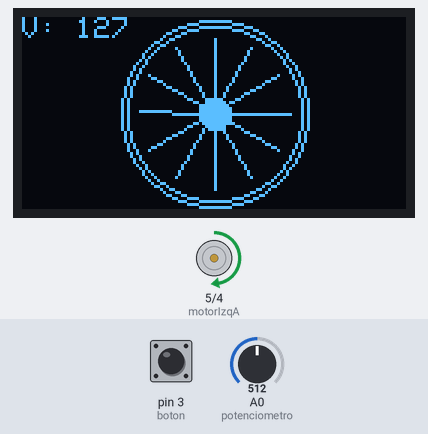
Simulated run of this sketch. Board: Arduino Uno, built with avr-gcc and run on an emulated ATmega328P. On the bench: 128×64 one-colour display, motor-driver pin pairs drawn as motors (green arrow = first pin HIGH = forward, orange = second pin HIGH = backward, longer = more drive, scaled by the enable pin). The inputs (shaded band) are chosen by the test bench; at power-on: A0 (potenciometro) = 512, pin 3 (boton) LOW. The display library's start-up logo is not drawn.

Above: at 2.27 s.
2.3 s: A0 (potenciometro) set to 0
At 2.97 s:
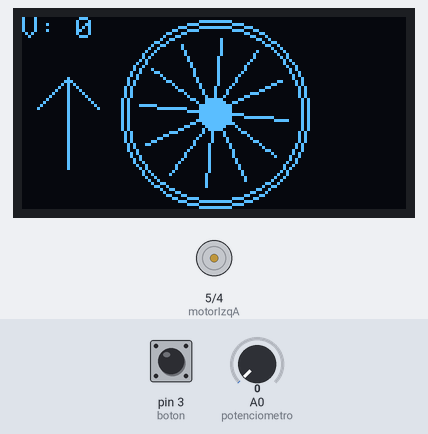
4.7 s: A0 (potenciometro) set to 3
6.2 s: A0 (potenciometro) set to 6
At 6.52 s:
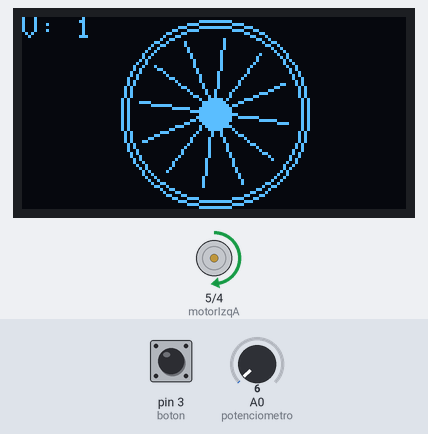
8.1 s: pin 3 (boton) pulled HIGH for 0.15 s
At 8.17 s:
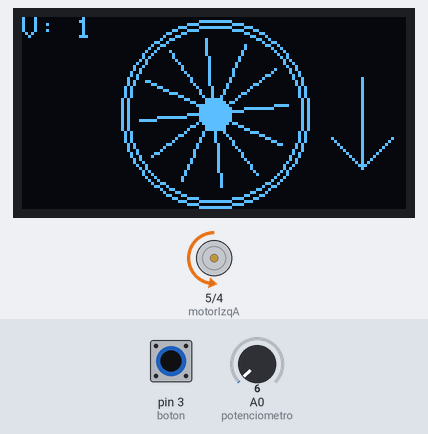
8.8 s: A0 (potenciometro) set to 265
At 8.87 s:
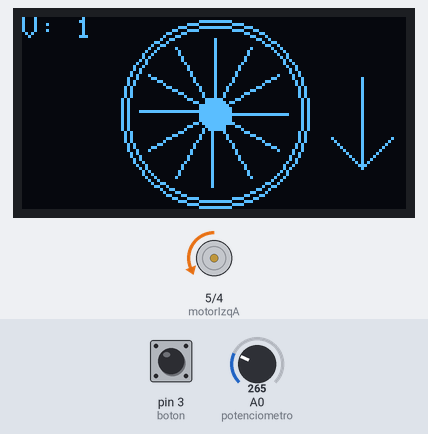
10.6 s: pin 3 (boton) pulled HIGH for 1 s
At 10.67 s:
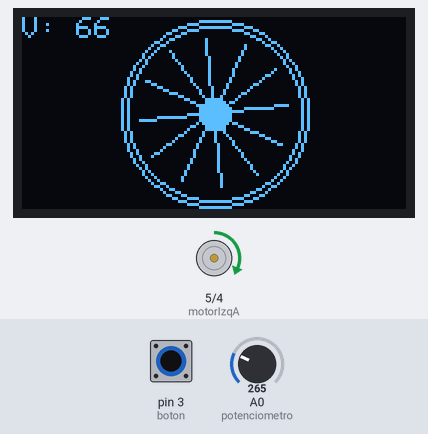
Timing chart, 0 to 13.2 s (numbered marks = the images above; inputs shaded):
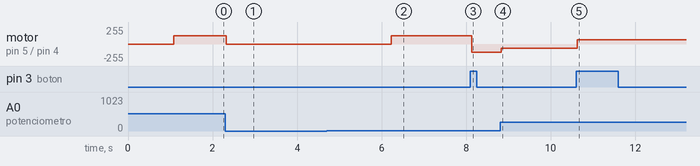

The sketch:

velocimetro.ino
```cpp
#include <SPI.h>
#include <Wire.h>
#include <Adafruit_GFX.h>
#include <Adafruit_SSD1306.h>
#include <OneWire.h>

Adafruit_SSD1306 display(128, 64, &Wire, -1);

const byte motorIzqA = 5;
const byte motorIzqB = 4;
const byte enableIzq = 10;
int boton = 3;
int potenciometro = A0;
bool direccion = true;
byte velocidad = 0;
const byte velMax = 255;
const byte velMin = 0;
int angRueda = 0;
int velAnt = 0;
unsigned long ruedaMillis = 0;
const int ruedaInter = 100;
unsigned long flechaMillis = 0;
const int flechaInter = 500;
bool mostrarFlecha = true;

void setup() {
  Serial.begin(9600);

  pinMode(boton, INPUT);
  attachInterrupt(digitalPinToInterrupt(boton), cambiarDireccion, RISING);

  pinMode(motorIzqA, OUTPUT);
  pinMode(motorIzqB, OUTPUT);
  analogWrite(enableIzq, velocidad);

  display.begin(SSD1306_SWITCHCAPVCC, 0x3C);
  display.display();
  delay(1000);
  display.clearDisplay();
  display.display();
}

void loop() {
  // velocidad del potenciometro y motor
  velocidad = map(analogRead(potenciometro), 0, 1023, velMin, velMax);
  control_izq(direccion, velocidad);

  // tiempos de los giros
  unsigned long Millis = millis();
  if (Millis - ruedaMillis >= ruedaInter) {
    ruedaMillis = Millis;

    // cambios de velocidad
    if (velocidad > 0) {
      angRueda += map(velocidad, velMin, velMax, 1, 10);
      if (angRueda >= 360) {
        angRueda = 0;
      }
    }

    rueda(velocidad);
  }

  // parpadeo de las flechas
  if (Millis - flechaMillis >= flechaInter) {
    flechaMillis = Millis;
    mostrarFlecha = !mostrarFlecha;
  }
}

// motor
void control_izq(bool sentido, byte vel) {
  if (sentido) {
    digitalWrite(motorIzqA, HIGH);
    digitalWrite(motorIzqB, LOW);
  } else {
    digitalWrite(motorIzqA, LOW);
    digitalWrite(motorIzqB, HIGH);
  }
  analogWrite(enableIzq, vel);
}

void cambiarDireccion() {
  direccion = !direccion;
}

void rueda(int velocidad) {
  display.clearDisplay();

  // dibujo rueda
  display.drawCircle(64, 32, 31, WHITE);
  display.drawCircle(64, 32, 29, WHITE);
  display.fillCircle(64, 32, 5, WHITE);

  // dibujo de los angulos de la rueda
  for (int angulo = 0; angulo < 360; angulo += 30) {
    float radian = (angulo + angRueda) * (PI / 180);
    int x1 = 64 + 5 * cos(radian);
    int y1 = 32 + 5 * sin(radian);
    int x2 = 64 + 25 * cos(radian);
    int y2 = 32 + 25 * sin(radian);
    display.drawLine(x1, y1, x2, y2, WHITE);
  }


  if (mostrarFlecha) {
    if (direccion) {
      // flecha izquierda
      display.drawLine(15, 20, 25, 30, WHITE);
      display.drawLine(15, 20, 15, 50, WHITE);
      display.drawLine(15, 20, 5, 30, WHITE);
    } else {
      // flecha derecha
      display.drawLine(113, 50, 123, 40, WHITE);
      display.drawLine(113, 20, 113, 50, WHITE);
      display.drawLine(113, 50, 103, 40, WHITE);
    }
  }

  // mostrar la velocidad
  display.setTextSize(1);
  display.setTextColor(WHITE);
  display.setCursor(0, 0);
  display.print("V: ");
  display.print(velocidad);
  display.display();
}
```

Measured:
- the behaviour switches between 4 and 5 on A0 (potenciometro) (found by bisection; images 1 and 2)
- after the input at 2.3 s, motor on pin 5 (motorIzqA) / pin 4 (motorIzqB): forward 127/255 → stopped at once
- after the input at 6.2 s, motor on pin 5 (motorIzqA) / pin 4 (motorIzqB): stopped → forward 127/255 at once; the display: first differs from a run without the input after 0.13 s (image 2 shows a later state)
- after the input at 8.1 s, motor on pin 5 (motorIzqA) / pin 4 (motorIzqB): forward 127/255 → backward 127/255 at once
- after the input at 8.8 s, motor on pin 5 (motorIzqA) / pin 4 (motorIzqB): backward 127/255 → backward 66/255 at once
- after the input at 10.6 s, motor on pin 5 (motorIzqA) / pin 4 (motorIzqB): backward 66/255 → forward 66/255 at once
- what the display in image 1 shows lasts 0.5 s, from 2.7 s to 3.2 s
